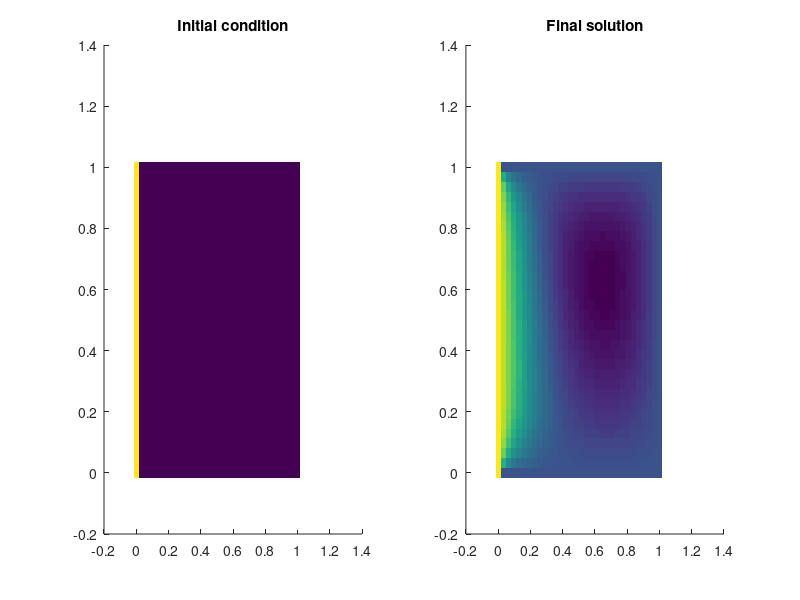

This figure's MATLAB source:
% Gauss-Seidel iterative solver for Poisson equation
% [redacted]
% Remark: code written assuming dx=dy, bear this in mind if changing lx or
% ly or the grid resolution.
clear all

%input parameters
nx=32;
ny=nx;
lx=1.0;
ly=1.0;
max_err=1.e-4;
max_iter=40000;
err=2.0d0;
dx=lx/(nx-1);
dy=dx;
x=zeros(nx,1);
y=zeros(ny,1);



for i=1:nx-1
    x(i+1)=x(i)+dx;
end
for j=1:ny-1
    y(j+1)=y(j)+dy;
end
    

% start
A=zeros(nx,ny);
A0=zeros(nx,ny);
An=zeros(nx,ny);
rhs=zeros(nx,ny);

%Boundary conditions (temperature gradient on left and bottom sides).
for i=1:nx
  A(i,1)=1.;%double(i-1)/double(nx-1);
end
for j=2:ny
  A(nx,j)=0.;%double(ny-j)/double(ny-1);
end

% Store initial condition (just to check)
A0=A;
% Updtae An with Boundary conditons, otherwise new values are not updated.
An=A0;

% Computer RHS
% Generic function
 for i=2:nx-1
   for j=2:ny-1
      %rhs(i,j)=10*(x(i)^2 + y(j)^2 + 10);
      rhs(i,j)=10*(1-x(i)^2);
   end
end
 
%source in the center of the domain
%rhs(nx/2,ny/2)=-400;

iter=1;
while ((err >= max_err) && ( iter <= max_iter))
  for i=2:nx-1
    for j=2:ny-1
       An(i,j)=0.25*(A(i+1,j)+An(i-1,j)+A(i,j+1)+An(i,j-1)-dx*dx*rhs(i,j));
    end
  end
  % Compute error
  err=0.0d0;
  for i=2:nx-1
     for j=2:ny-1
       err = max(abs(An(i,j) - A(i,j)),err);
       A(i,j) = An(i,j);
     end
  end
  iter = iter+1;
end

figure(1)
clf
subplot(1,2,1)
hold on
imagesc(x,flipud(y),A0);
title('Initial condition')
hold off


subplot(1,2,2)
hold on
title('Final solution')
imagesc(x,flipud(y),A);
hold off

